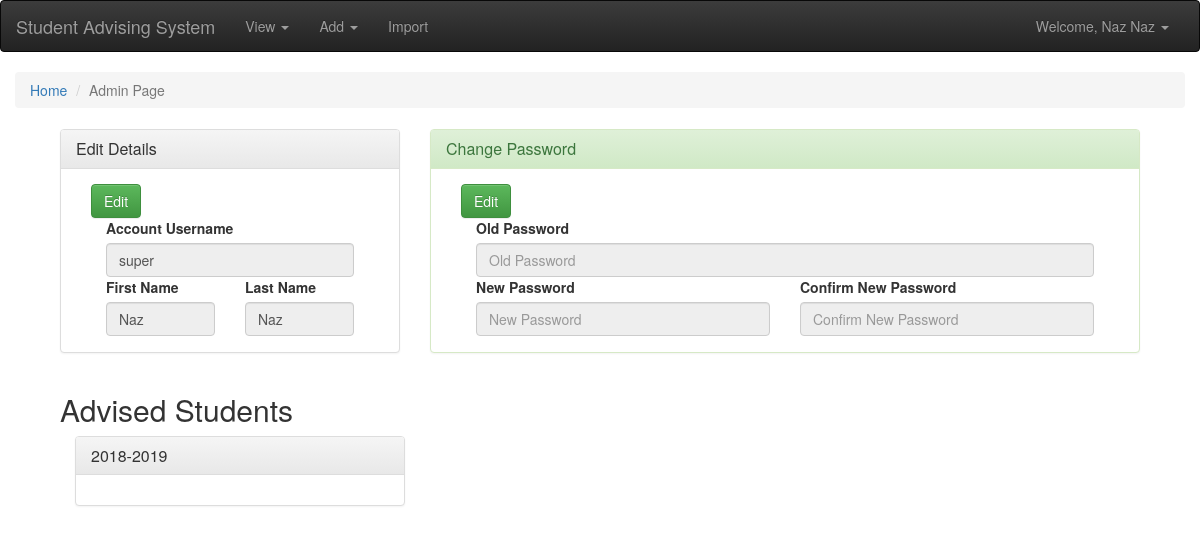
Page /admin/admin.php (signed in) on the committed database.
### tables this page shows
CREATE TABLE `account` (
  `account_id` int(255) NOT NULL,
  `account_usern` varchar(11) NOT NULL,
  `account_pass` varchar(255) NOT NULL,
  `acc_fname` varchar(255) NOT NULL,
  `acc_lname` varchar(255) NOT NULL,
  `acc_type_id` int(255) NOT NULL,
  `acc_status` tinyint(2) NOT NULL COMMENT '0 for inactive; 1 for active; 2 for deactivated; 3 for reset'
);

CREATE TABLE `student_schlyr` (
  `student_schlyr_id` int(255) NOT NULL,
  `student_schlyr` varchar(255) NOT NULL
);

### globalincludes/loginauthen.php (called while the page is built, shortened)
<?php
	if(!isset($_SESSION['accid'])){
		switch ($pagelvl) {
			case '1':
				header("Location: login/login.php");
				break;
			case '2':
				header("Location: ../login/login.php");
				break;
			default:
				break;
		}
	}
	else{
		$sql = "SELECT * FROM account,acc_type WHERE account.acc_type_id = acc_type.acc_type_id AND account_id = '".$_SESSION['accid']."'";
		$result = $conn->query($sql);
		$row = $result->fetch_assoc();
		$accuname = $row['account_usern'];
		$accfname = $row['acc_fname'];
		$acclname = $row['acc_lname'];
	}
?>

### admin/admin.php (the view, shortened to what this page needs)
<?php
	include '../backend/connection.php';
	$pagelvl = "2";
	include '../globalincludes/loginauthen.php';
?>
<!DOCTYPE html>
<html>
	<head>
		<link rel="stylesheet" href="../css/bootstrap.min.css">
		<link rel="stylesheet" href="../css/bootstrap-theme.min.css">
	</head>
	<body>
		<?php include '../globalincludes/header.php';?>
		<div class="container-fluid">
			<ol class="breadcrumb">
			  <li><a href="../index.php">Home</a></li>
			  <li class="active">Admin Page</li>
			</ol>
			<div class="container-fluid">
				<div class="col-md-12" id="notif-area"></div>
				<div class="container-fluid">
					<div class="col-md-4">
						<div class="panel panel-default">
						  <div class="panel-heading">
						    <h3 class="panel-title">Edit Details</h3>
						  </div>
						  <div class="panel-body">
						    	<div class="container-fluid">
						    		<button class="btn btn-success" id="editaccdet">Edit</button>
					    			<div class="col-md-12">
					    				<label for="accunameinp">Account Username</label>
					    				<input type="text" class="form-control" id="accunameinp" value="<?php echo $accuname?>" disabled>
					    			</div>
					    			<div class="col-md-6">
					    				<label for="accfnameinp">First Name</label>
					    				<input type="text" class="form-control" id="accfnameinp" placeholder="First Name" value="<?php echo $accfname;?>" disabled>
					    			</div>
					    			<div class="col-md-6">
					    				<label for="acclnameinp">Last Name</label>
					    				<input type="text" class="form-control" id="acclnameinp" placeholder="Last Name" value="<?php echo $acclname;?>" disabled>
					    			</div>
					    		</div>
					    		<div class="col-md-12">
					    		</div>
						  	</div>
						</div>
					</div>
					<div class="col-md-8">
						<div class="panel panel-success">
						  <div class="panel-heading">
						    <h3 class="panel-title">Change Password</h3>
						  </div>
						  <div class="panel-body">
						    	<div class="container-fluid">
						    		<button class="btn btn-success" id="editaccpass">Edit</button>
					    			<div class="col-md-12">
					    				<label for="oldpassacc">Old Password</label>
					    				<input type="password" class="form-control" id="oldpassacc" placeholder="Old Password" disabled>
					    			</div>
					    			<div class="col-md-6">
					    				<label for="newpassacc">New Password</label>
					    				<input type="password" class="form-control" id="newpassacc" placeholder="New Password" disabled>
					    			</div>
					    			<div class="col-md-6">
					    				<label for="newpassaccconf">Confirm New Password</label>
					    				<input type="password" class="form-control" id="newpassaccconf" placeholder="Confirm New Password" disabled>
					    			</div>
					    		</div>
					    		<div class="col-md-12">
					    		</div>
						  	</div>
						</div>
					</div>
					<div class="col-md-12"><h2>Advised Students</h2></div>
					<div class="col-md-12">
						<?php
							$sql = "SELECT DISTINCT student_schlyr_id FROM student_subject";
							$result = $conn->query($sql);
							while($row = $result->fetch_assoc()){
								$sql2 = "SELECT * FROM student_schlyr WHERE student_schlyr_id = '".$row['student_schlyr_id']."'";
								$result2 = $conn->query($sql2);
								while($row2 = $result2->fetch_assoc()){
									echo '
										<div class="col-md-4">
											<div class="panel panel-default">
									  			<div class="panel-heading">
									    			<h3 class="panel-title">'.$row2['student_schlyr'].'</h3>
									  			</div>
									  			<div class="panel-body">
											';
									echo '
												</div>
											</div>
										</div>
									';
								}
							}
						?>
					</div>
				</div>
			</div>
		</div>
	</body>
</html>

### globalincludes/header.php (shortened to what this page needs)
<?php
  if(isset($acctyid))
    if($acctyid == 1)
      $superadminpowers = '<li><a href="#" data-toggle="modal" data-target="#superadminpowers">Master Admin Privelleges</a></li>';
    else
      $superadminpowers = "";
    if($pagelvl=='2'){
        echo '
            <nav class="navbar navbar-inverse">
                <div class="container-fluid">
                  <div class="navbar-header">
                      <a class="navbar-brand" href="../index.php">Student Advising System</a>
                  </div>
                  <div class="collapse navbar-collapse" id="bs-example-navbar-collapse-1">
                    <ul class="nav navbar-nav">
                        <li class="dropdown">
                          <a href="#" class="dropdown-toggle" data-toggle="dropdown" role="button" aria-haspopup="true" aria-expanded="false">View <span class="caret"></span></a>
                        </li>
                        <li class="dropdown">
                          <a href="#" class="dropdown-toggle" data-toggle="dropdown" role="button" aria-haspopup="true" aria-expanded="false">Add <span class="caret"></span></a>
                        </li>
                        <li><a href="../import/import.php">Import</a></li>
                      </ul>
                      <ul class="nav navbar-nav navbar-right">
                        <li class="dropdown">
                            <a href="#" class="dropdown-toggle" data-toggle="dropdown" role="button" aria-haspopup="true" aria-expanded="false">Welcome, '.$accfname.' '.$acclname.' <span class="caret"></span></a>
                              '.$superadminpowers.'
                        </li>
                      </ul>
                  </div>
                </div>
            </nav>
            ';
    }
?>

### rows in the picture
account: acc_fname "Naz", acc_lname "Naz", account_usern "super"
student_schlyr: student_schlyr "2018-2019"
